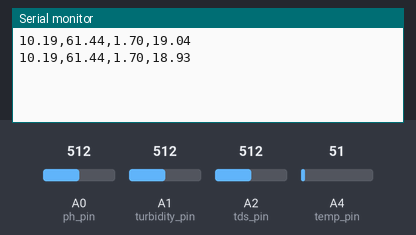
This sketch was run on a simulated Arduino Uno, built with avr-gcc and run on an emulated ATmega328P. Parts: the last lines printed to the serial monitor. Inputs (shaded band) come from the test bench; at power-on: A0 (ph_pin) = 512, A1 (turbidity_pin) = 512, A2 (tds_pin) = 512, A4 (temp_pin) = 51. Random numbers use the default seed unless the sketch sets one.

Above: at 5.8 s.
5.9 s: A0 (ph_pin) set to 716
At 10.9 s:
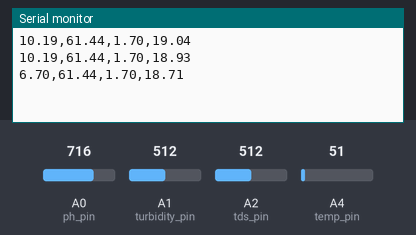
11.9 s: A1 (turbidity_pin) set to 716
At 16.0 s:
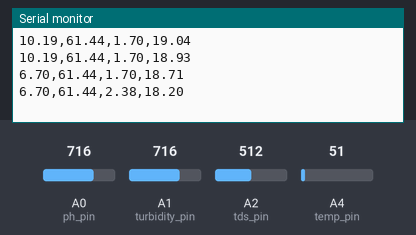
17.9 s: A2 (tds_pin) set to 716
At 21.0 s:
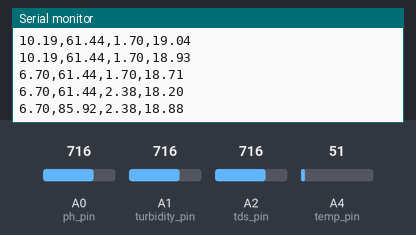
23.9 s: A0 (ph_pin) set to 992
At 26.1 s:
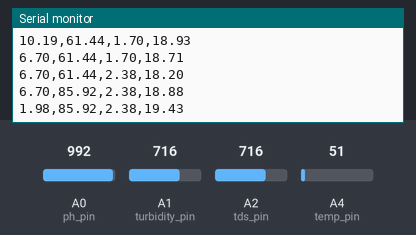
29.9 s: A1 (turbidity_pin) set to 992
At 31.1 s:
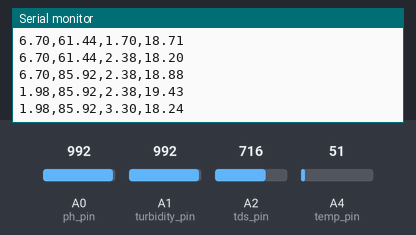
35.9 s: A2 (tds_pin) set to 992
At 41.3 s:
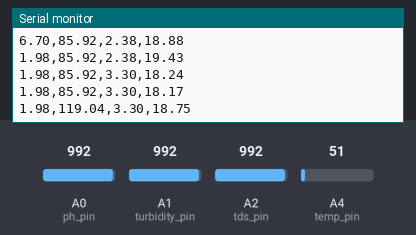
Timing chart, 0 to 42.8 s (numbered marks = the images above; inputs shaded):
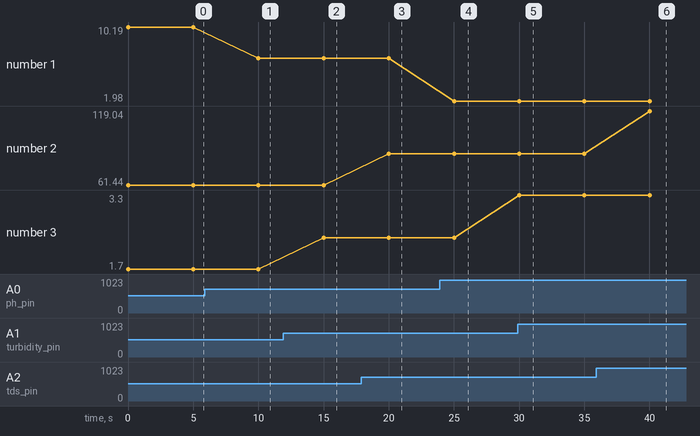

The sketch:

arduino_code.ino
```cpp
// --- Waste Water Monitoring System ---
// This code reads data from four sensors: pH, TDS, Turbidity, and Temperature.
// It then sends this data as a comma-separated string over the serial port (USB).
// Example output: "7.1,450.5,3.8,25.2"

// --- IMPORTANT ---
// You MUST replace the placeholder functions below (readPh, readTds, etc.)
// with the actual code from your sensor libraries and examples.

// Define the pins your sensors are connected to (change these as needed)
const int ph_pin = A0;
const int tds_pin = A2;
const int turbidity_pin = A1;
const int temp_pin = A4; // For a sensor like LM35 or DS18B20

void setup() {
  // Start the serial communication at a baud rate of 9600
  // This must match the rate in the Python script
  Serial.begin(9600);

  // You might need to initialize your sensors here
  // For example: pinMode(ph_pin, INPUT);
}

void loop() {
  // 1. Read values from each sensor
  float phValue = readPh();
  float tdsValue = readTds();
  float turbidityValue = readTurbidity();
  float tempValue = readTemperature();

  // 2. Format the data into a single string
  // Format: pH,TDS,Turbidity,Temperature
  String dataString = String(phValue) + "," + String(tdsValue) + "," + String(turbidityValue) + "," + String(tempValue);

  // 3. Send the data string over the serial port
  Serial.println(dataString);

  // 4. Wait for a moment before sending the next reading
  // 5000 milliseconds = 5 seconds. Adjust as needed.
  delay(5000);
}

// --- SENSOR READING FUNCTIONS (PLACEHOLDERS) ---
// --- YOU MUST REPLACE THIS CODE WITH YOUR SENSOR'S CODE ---

float readPh() {
  // Replace this with your actual pH sensor reading code.
  // This is just an example.
  int raw_ph = analogRead(ph_pin);
  // Example conversion formula - yours will be different!
  float voltage = raw_ph * (5.0 / 1023.0);
  float ph = 10.2 + ((2.5 - voltage) * 3.5);
  return ph;
}

float readTds() {
  // Replace this with your actual TDS sensor reading code.
  // This is just an example.
  int raw_tds = analogRead(tds_pin);
  // Example conversion formula - yours will be different!
  float tds = raw_tds * 0.1;
  return tds*0.1*12;
}

float readTurbidity() {
  // Replace this with your actual Turbidity sensor reading code.
  // This is just an example.
  int raw_turbidity = analogRead(turbidity_pin);
  // Example conversion formula - yours will be different!
  float turbidity = raw_turbidity * (5.0 / 1023.0);
  return turbidity*0.68;
}

float readTemperature() {
  // Replace this with your actual Temperature sensor reading code (e.g., for LM35).
  // This is just an example for a simple analog temperature sensor.
  int raw_temp = analogRead(temp_pin);
  float voltage = raw_temp * (5.0 / 1023.0);
  return getRandomFloat(18.01,20.01);
}

float getRandomFloat(float min,float max)
{
  float scale = rand()/(float)32767;
  return min + scale*(max-min);
}
```

Measured:
- after the input at 5.9 s, the serial monitor: prints a new line after 4.1 s (image 1)
- after the input at 11.9 s, the serial monitor: prints a new line after 3.1 s (image 2)
- after the input at 17.9 s, the serial monitor: prints a new line after 2.1 s (image 3)
- after the input at 23.9 s, the serial monitor: prints a new line after 1.1 s (image 4)
- after the input at 29.9 s, the serial monitor: prints a new line after 0.11 s (image 5)
- after the input at 35.9 s, the serial monitor: prints a new line after 4.1 s (image 6)
- plotted number 1: 10.19 → 6.7 after the input at 5.9 s, 6.7 → 1.98 after the input at 23.9 s
- plotted number 2: 61.44 → 85.92 after the input at 17.9 s, 85.92 → 119.04 after the input at 35.9 s
